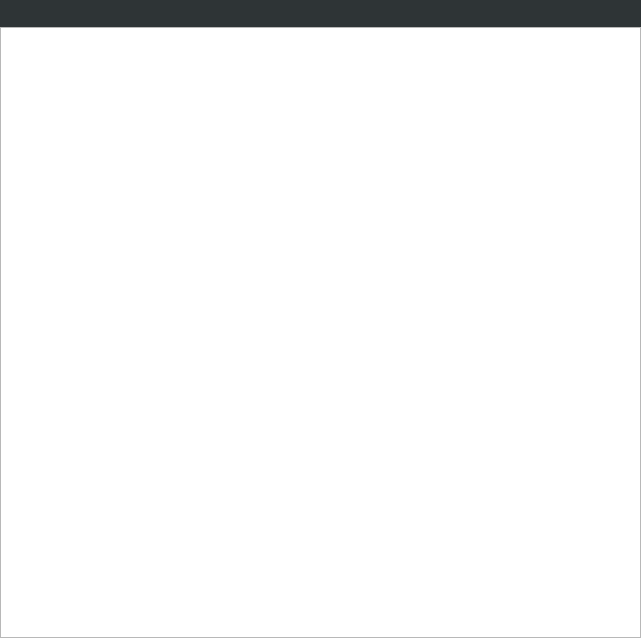
<?xml version="1.0" encoding="UTF-8"?>
<ui version="4.0">
 <class>Binder</class>
 <widget class="QWidget" name="Binder">
  <property name="geometry">
   <rect>
    <x>0</x>
    <y>0</y>
    <width>641</width>
    <height>638</height>
   </rect>
  </property>
  <property name="windowTitle">
   <string>Form</string>
  </property>
  <layout class="QVBoxLayout" name="verticalLayout">
   <property name="spacing">
    <number>0</number>
   </property>
   <property name="leftMargin">
    <number>0</number>
   </property>
   <property name="topMargin">
    <number>0</number>
   </property>
   <property name="rightMargin">
    <number>0</number>
   </property>
   <property name="bottomMargin">
    <number>0</number>
   </property>
   <item>
    <widget class="QWidget" name="widget" native="true">
     <property name="minimumSize">
      <size>
       <width>0</width>
       <height>27</height>
      </size>
     </property>
     <property name="maximumSize">
      <size>
       <width>16777215</width>
       <height>27</height>
      </size>
     </property>
     <property name="styleSheet">
      <string notr="true">background-color: rgb(46, 52, 54);</string>
     </property>
    </widget>
   </item>
   <item>
    <widget class="QTreeView" name="_binder"/>
   </item>
  </layout>
 </widget>
 <resources/>
 <connections/>
</ui>
